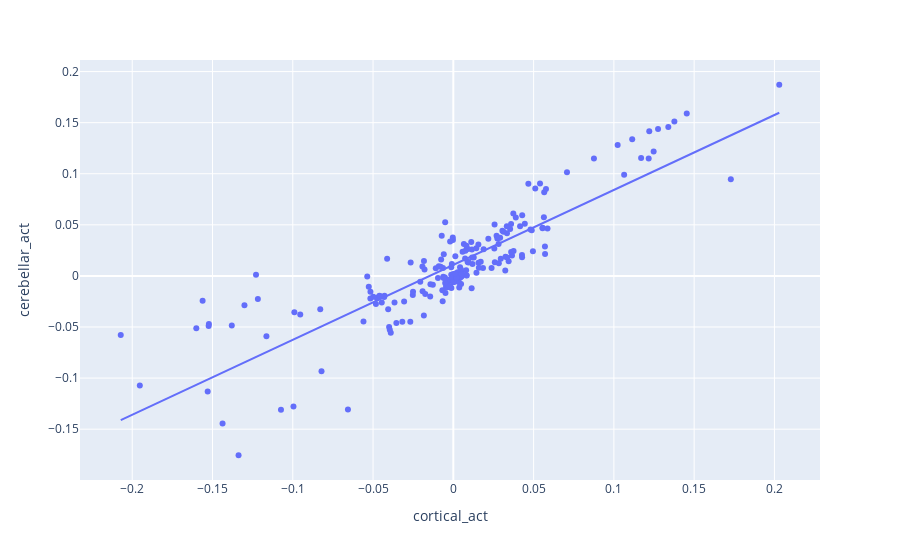

Notebook cell for this chart:
### Code cell
fig = px.scatter(D[D.dataset=='IBC'], x='cortical_act', y='cerebellar_act',hover_data=['names'],trendline="ols")
fig.show()

### Figure 1 — Plotly figure (JSON) as saved in the notebook; plotly's stock layout.template omitted (floating-point values rounded to 4 significant figures; data arrays with more than 128 entries replaced by an {"elided": "..."} marker saying what was removed)
{"data": [{"customdata": {"elided": "201x1 str values"}, "hovertemplate": "cortical_act=%{x}<br>cerebellar_act=%{y}<br>names=%{customdata[0]}<extra></extra>", "legendgroup": "", "marker": {"color": "#636efa", "symbol": "circle"}, "mode": "markers", "name": "", "orientation": "v", "showlegend": false, "type": "scatter", "x": {"elided": "201 float values"}, "xaxis": "x", "y": {"elided": "201 float values"}, "yaxis": "y"}, {"hovertemplate": "<b>OLS trendline</b><br>cerebellar_act = 0.733418 * cortical_act + 0.0108376<br>R<sup>2</sup>=0.750716<br><br>cortical_act=%{x}<br>cerebellar_act=%{y} <b>(trend)</b><extra></extra>", "legendgroup": "", "marker": {"color": "#636efa", "symbol": "circle"}, "mode": "lines", "name": "", "showlegend": false, "type": "scatter", "x": {"elided": "200 float values"}, "xaxis": "x", "y": {"elided": "200 float values"}, "yaxis": "y"}], "layout": {"legend": {"tracegroupgap": 0}, "margin": {"t": 60}, "xaxis": {"anchor": "y", "domain": [0, 1], "title": {"text": "cortical_act"}}, "yaxis": {"anchor": "x", "domain": [0, 1], "title": {"text": "cerebellar_act"}}}}
